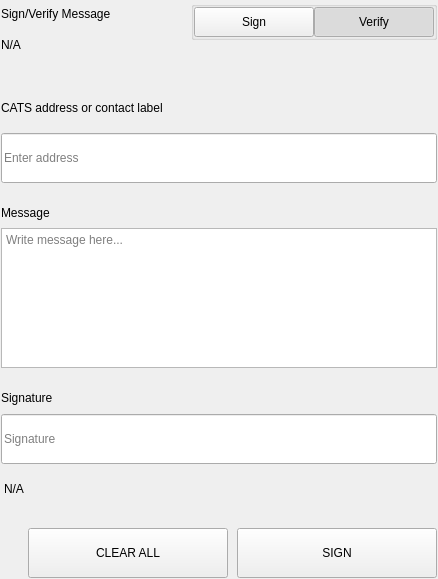
<?xml version="1.0" encoding="UTF-8"?>
<ui version="4.0">
 <class>SettingsSignMessageWidgets</class>
 <widget class="QWidget" name="SettingsSignMessageWidgets">
  <property name="geometry">
   <rect>
    <x>0</x>
    <y>0</y>
    <width>438</width>
    <height>579</height>
   </rect>
  </property>
  <property name="windowTitle">
   <string>Form</string>
  </property>
  <layout class="QVBoxLayout" name="verticalLayout">
   <property name="spacing">
    <number>0</number>
   </property>
   <property name="leftMargin">
    <number>0</number>
   </property>
   <property name="topMargin">
    <number>0</number>
   </property>
   <property name="rightMargin">
    <number>0</number>
   </property>
   <property name="bottomMargin">
    <number>0</number>
   </property>
   <item>
    <widget class="QWidget" name="left" native="true">
     <layout class="QVBoxLayout" name="verticalLayout_3">
      <property name="leftMargin">
       <number>0</number>
      </property>
      <property name="topMargin">
       <number>0</number>
      </property>
      <property name="rightMargin">
       <number>0</number>
      </property>
      <property name="bottomMargin">
       <number>0</number>
      </property>
      <item>
       <widget class="QWidget" name="container_sign" native="true">
        <layout class="QVBoxLayout" name="verticalLayout_2">
         <property name="spacing">
          <number>0</number>
         </property>
         <property name="leftMargin">
          <number>1</number>
         </property>
         <property name="topMargin">
          <number>1</number>
         </property>
         <property name="rightMargin">
          <number>1</number>
         </property>
         <property name="bottomMargin">
          <number>1</number>
         </property>
         <item>
          <layout class="QHBoxLayout" name="horizontalLayout_3" stretch="3,1">
           <property name="spacing">
            <number>40</number>
           </property>
           <item>
            <layout class="QVBoxLayout" name="verticalLayoutTitle">
             <property name="spacing">
              <number>5</number>
             </property>
             <item>
              <widget class="QLabel" name="labelTitle">
               <property name="text">
                <string>Sign/Verify Message</string>
               </property>
              </widget>
             </item>
             <item>
              <widget class="QLabel" name="labelSubtitle1">
               <property name="text">
                <string notr="true">N/A</string>
               </property>
               <property name="wordWrap">
                <bool>true</bool>
               </property>
              </widget>
             </item>
            </layout>
           </item>
           <item alignment="Qt::AlignRight|Qt::AlignTop">
            <widget class="QWidget" name="containerSwitch" native="true">
             <property name="styleSheet">
              <string notr="true">#containerSwitch{
	padding-top:9px;
}</string>
             </property>
             <layout class="QVBoxLayout" name="verticalLayout_6">
              <property name="spacing">
               <number>4</number>
              </property>
              <property name="leftMargin">
               <number>0</number>
              </property>
              <property name="topMargin">
               <number>0</number>
              </property>
              <property name="rightMargin">
               <number>0</number>
              </property>
              <property name="bottomMargin">
               <number>0</number>
              </property>
              <item alignment="Qt::AlignRight">
               <widget class="QGroupBox" name="groupBox">
                <property name="sizePolicy">
                 <sizepolicy hsizetype="Fixed" vsizetype="Preferred">
                  <horstretch>0</horstretch>
                  <verstretch>0</verstretch>
                 </sizepolicy>
                </property>
                <property name="title">
                 <string/>
                </property>
                <property name="alignment">
                 <set>Qt::AlignRight|Qt::AlignTop|Qt::AlignTrailing</set>
                </property>
                <layout class="QHBoxLayout" name="horizontalLayout_4">
                 <property name="spacing">
                  <number>0</number>
                 </property>
                 <property name="leftMargin">
                  <number>0</number>
                 </property>
                 <property name="topMargin">
                  <number>0</number>
                 </property>
                 <property name="rightMargin">
                  <number>0</number>
                 </property>
                 <property name="bottomMargin">
                  <number>0</number>
                 </property>
                 <item>
                  <widget class="QPushButton" name="pushSign">
                   <property name="minimumSize">
                    <size>
                     <width>120</width>
                     <height>30</height>
                    </size>
                   </property>
                   <property name="maximumSize">
                    <size>
                     <width>120</width>
                     <height>30</height>
                    </size>
                   </property>
                   <property name="focusPolicy">
                    <enum>Qt::NoFocus</enum>
                   </property>
                   <property name="text">
                    <string>Sign</string>
                   </property>
                   <property name="checkable">
                    <bool>true</bool>
                   </property>
                   <property name="autoExclusive">
                    <bool>true</bool>
                   </property>
                  </widget>
                 </item>
                 <item>
                  <widget class="QPushButton" name="pushVerify">
                   <property name="minimumSize">
                    <size>
                     <width>120</width>
                     <height>30</height>
                    </size>
                   </property>
                   <property name="maximumSize">
                    <size>
                     <width>120</width>
                     <height>30</height>
                    </size>
                   </property>
                   <property name="focusPolicy">
                    <enum>Qt::NoFocus</enum>
                   </property>
                   <property name="text">
                    <string>Verify</string>
                   </property>
                   <property name="checkable">
                    <bool>true</bool>
                   </property>
                   <property name="checked">
                    <bool>true</bool>
                   </property>
                   <property name="autoExclusive">
                    <bool>true</bool>
                   </property>
                  </widget>
                 </item>
                </layout>
               </widget>
              </item>
              <item alignment="Qt::AlignHCenter|Qt::AlignTop">
               <widget class="QLabel" name="labelSubtitleSwitch">
                <property name="text">
                 <string/>
                </property>
                <property name="alignment">
                 <set>Qt::AlignRight|Qt::AlignTrailing|Qt::AlignVCenter</set>
                </property>
               </widget>
              </item>
             </layout>
            </widget>
           </item>
          </layout>
         </item>
         <item>
          <spacer name="verticalSpacer_2">
           <property name="orientation">
            <enum>Qt::Vertical</enum>
           </property>
           <property name="sizeType">
            <enum>QSizePolicy::Fixed</enum>
           </property>
           <property name="sizeHint" stdset="0">
            <size>
             <width>20</width>
             <height>40</height>
            </size>
           </property>
          </spacer>
         </item>
         <item>
          <widget class="QWidget" name="containerAddress" native="true">
           <property name="sizePolicy">
            <sizepolicy hsizetype="Preferred" vsizetype="Fixed">
             <horstretch>0</horstretch>
             <verstretch>0</verstretch>
            </sizepolicy>
           </property>
           <layout class="QVBoxLayout" name="verticalLayout_5" stretch="0,0">
            <property name="spacing">
             <number>15</number>
            </property>
            <property name="leftMargin">
             <number>0</number>
            </property>
            <property name="topMargin">
             <number>0</number>
            </property>
            <property name="rightMargin">
             <number>0</number>
            </property>
            <property name="bottomMargin">
             <number>0</number>
            </property>
            <item>
             <widget class="QLabel" name="labelSubtitleAddress">
              <property name="minimumSize">
               <size>
                <width>0</width>
                <height>20</height>
               </size>
              </property>
              <property name="maximumSize">
               <size>
                <width>16777215</width>
                <height>20</height>
               </size>
              </property>
              <property name="text">
               <string>CATS address or contact label</string>
              </property>
             </widget>
            </item>
            <item>
             <widget class="QLineEdit" name="addressIn_SM">
              <property name="minimumSize">
               <size>
                <width>0</width>
                <height>50</height>
               </size>
              </property>
              <property name="maximumSize">
               <size>
                <width>16777215</width>
                <height>50</height>
               </size>
              </property>
              <property name="placeholderText">
               <string>Enter address</string>
              </property>
             </widget>
            </item>
           </layout>
          </widget>
         </item>
         <item>
          <spacer name="verticalSpacer_3">
           <property name="orientation">
            <enum>Qt::Vertical</enum>
           </property>
           <property name="sizeType">
            <enum>QSizePolicy::Fixed</enum>
           </property>
           <property name="sizeHint" stdset="0">
            <size>
             <width>20</width>
             <height>20</height>
            </size>
           </property>
          </spacer>
         </item>
         <item>
          <layout class="QVBoxLayout" name="verticalLayout_9">
           <property name="spacing">
            <number>5</number>
           </property>
           <item>
            <widget class="QLabel" name="labelSubtitleMessage">
             <property name="minimumSize">
              <size>
               <width>0</width>
               <height>20</height>
              </size>
             </property>
             <property name="maximumSize">
              <size>
               <width>16777215</width>
               <height>20</height>
              </size>
             </property>
             <property name="text">
              <string>Message</string>
             </property>
            </widget>
           </item>
           <item>
            <widget class="QPlainTextEdit" name="messageIn_SM">
             <property name="minimumSize">
              <size>
               <width>0</width>
               <height>140</height>
              </size>
             </property>
             <property name="maximumSize">
              <size>
               <width>16777215</width>
               <height>140</height>
              </size>
             </property>
             <property name="placeholderText">
              <string>Write message here...</string>
             </property>
            </widget>
           </item>
          </layout>
         </item>
         <item>
          <spacer name="verticalSpacer_4">
           <property name="orientation">
            <enum>Qt::Vertical</enum>
           </property>
           <property name="sizeType">
            <enum>QSizePolicy::Fixed</enum>
           </property>
           <property name="sizeHint" stdset="0">
            <size>
             <width>20</width>
             <height>20</height>
            </size>
           </property>
          </spacer>
         </item>
         <item>
          <widget class="QWidget" name="widget" native="true">
           <property name="minimumSize">
            <size>
             <width>0</width>
             <height>75</height>
            </size>
           </property>
           <property name="maximumSize">
            <size>
             <width>16777215</width>
             <height>16777215</height>
            </size>
           </property>
           <layout class="QVBoxLayout" name="verticalLayout_4">
            <property name="leftMargin">
             <number>0</number>
            </property>
            <property name="topMargin">
             <number>0</number>
            </property>
            <property name="rightMargin">
             <number>0</number>
            </property>
            <property name="bottomMargin">
             <number>0</number>
            </property>
            <item>
             <widget class="QLabel" name="labelSubtitleSignature">
              <property name="minimumSize">
               <size>
                <width>0</width>
                <height>20</height>
               </size>
              </property>
              <property name="maximumSize">
               <size>
                <width>16777215</width>
                <height>20</height>
               </size>
              </property>
              <property name="text">
               <string>Signature</string>
              </property>
             </widget>
            </item>
            <item>
             <widget class="QLineEdit" name="signatureOut_SM">
              <property name="minimumSize">
               <size>
                <width>0</width>
                <height>50</height>
               </size>
              </property>
              <property name="placeholderText">
               <string>Signature</string>
              </property>
             </widget>
            </item>
           </layout>
          </widget>
         </item>
         <item>
          <widget class="QLabel" name="statusLabel_SM">
           <property name="styleSheet">
            <string notr="true">padding-top:5px;</string>
           </property>
           <property name="text">
            <string notr="true">N/A</string>
           </property>
          </widget>
         </item>
         <item>
          <spacer name="verticalSpacer">
           <property name="orientation">
            <enum>Qt::Vertical</enum>
           </property>
           <property name="sizeType">
            <enum>QSizePolicy::Fixed</enum>
           </property>
           <property name="sizeHint" stdset="0">
            <size>
             <width>20</width>
             <height>20</height>
            </size>
           </property>
          </spacer>
         </item>
         <item>
          <layout class="QHBoxLayout" name="horizontalLayout_7">
           <property name="spacing">
            <number>9</number>
           </property>
           <item>
            <spacer name="horizontalSpacer_5">
             <property name="orientation">
              <enum>Qt::Horizontal</enum>
             </property>
             <property name="sizeType">
              <enum>QSizePolicy::Expanding</enum>
             </property>
             <property name="sizeHint" stdset="0">
              <size>
               <width>40</width>
               <height>20</height>
              </size>
             </property>
            </spacer>
           </item>
           <item>
            <widget class="QPushButton" name="pushButtonClear">
             <property name="minimumSize">
              <size>
               <width>200</width>
               <height>50</height>
              </size>
             </property>
             <property name="focusPolicy">
              <enum>Qt::NoFocus</enum>
             </property>
             <property name="text">
              <string>CLEAR ALL</string>
             </property>
            </widget>
           </item>
           <item>
            <widget class="QPushButton" name="pushButtonSave">
             <property name="minimumSize">
              <size>
               <width>200</width>
               <height>50</height>
              </size>
             </property>
             <property name="maximumSize">
              <size>
               <width>200</width>
               <height>50</height>
              </size>
             </property>
             <property name="focusPolicy">
              <enum>Qt::NoFocus</enum>
             </property>
             <property name="text">
              <string>SIGN</string>
             </property>
            </widget>
           </item>
          </layout>
         </item>
        </layout>
       </widget>
      </item>
     </layout>
    </widget>
   </item>
  </layout>
 </widget>
 <resources/>
 <connections/>
</ui>
